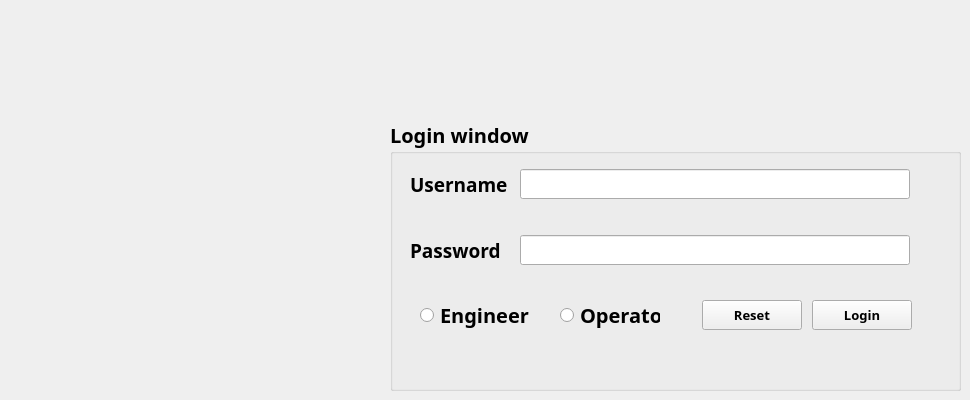
     <widget class="QWidget" name="Login">
      <attribute name="title">
       <string>Login</string>
      </attribute>
      <widget class="QGroupBox" name="loginpane">
       <property name="geometry">
        <rect>
         <x>390</x>
         <y>120</y>
         <width>571</width>
         <height>271</height>
        </rect>
       </property>
       <property name="font">
        <font>
         <family>Bahnschrift SemiCondensed</family>
         <pointsize>15</pointsize>
         <weight>75</weight>
         <bold>true</bold>
         <strikeout>false</strikeout>
        </font>
       </property>
       <property name="title">
        <string>Login window</string>
       </property>
       <widget class="QLabel" name="label_2">
        <property name="geometry">
         <rect>
          <x>20</x>
          <y>44</y>
          <width>211</width>
          <height>41</height>
         </rect>
        </property>
        <property name="font">
         <font>
          <family>Bahnschrift SemiCondensed</family>
          <pointsize>14</pointsize>
          <weight>75</weight>
          <bold>true</bold>
          <strikeout>false</strikeout>
         </font>
        </property>
        <property name="text">
         <string>Username</string>
        </property>
       </widget>
       <widget class="QLineEdit" name="username_in">
        <property name="geometry">
         <rect>
          <x>130</x>
          <y>49</y>
          <width>390</width>
          <height>30</height>
         </rect>
        </property>
        <property name="font">
         <font>
          <family>Bahnschrift SemiCondensed</family>
          <pointsize>14</pointsize>
          <weight>50</weight>
          <bold>false</bold>
          <strikeout>false</strikeout>
         </font>
        </property>
        <property name="text">
         <string/>
        </property>
       </widget>
       <widget class="QLabel" name="label_3">
        <property name="geometry">
         <rect>
          <x>20</x>
          <y>110</y>
          <width>211</width>
          <height>41</height>
         </rect>
        </property>
        <property name="font">
         <font>
          <family>Bahnschrift SemiCondensed</family>
          <pointsize>14</pointsize>
          <weight>75</weight>
          <bold>true</bold>
          <strikeout>false</strikeout>
         </font>
        </property>
        <property name="text">
         <string>Password</string>
        </property>
       </widget>
       <widget class="QLineEdit" name="password_in">
        <property name="geometry">
         <rect>
          <x>130</x>
          <y>115</y>
          <width>390</width>
          <height>30</height>
         </rect>
        </property>
        <property name="font">
         <font>
          <family>Bahnschrift SemiCondensed</family>
          <pointsize>14</pointsize>
          <weight>50</weight>
          <bold>false</bold>
          <strikeout>false</strikeout>
         </font>
        </property>
        <property name="text">
         <string/>
        </property>
        <property name="echoMode">
         <enum>QLineEdit::Password</enum>
        </property>
       </widget>
       <widget class="QPushButton" name="prodloginButton">
        <property name="geometry">
         <rect>
          <x>422</x>
          <y>180</y>
          <width>100</width>
          <height>30</height>
         </rect>
        </property>
        <property name="font">
         <font>
          <family>Bahnschrift SemiCondensed</family>
          <pointsize>10</pointsize>
          <weight>75</weight>
          <bold>true</bold>
          <strikeout>false</strikeout>
         </font>
        </property>
        <property name="text">
         <string>Login</string>
        </property>
       </widget>
       <widget class="QPushButton" name="prodresetButton">
        <property name="geometry">
         <rect>
          <x>312</x>
          <y>180</y>
          <width>100</width>
          <height>30</height>
         </rect>
        </property>
        <property name="font">
         <font>
          <family>Bahnschrift SemiCondensed</family>
          <pointsize>10</pointsize>
          <weight>75</weight>
          <bold>true</bold>
          <strikeout>false</strikeout>
         </font>
        </property>
        <property name="text">
         <string>Reset</string>
        </property>
       </widget>
       <widget class="QLabel" name="login_resp">
        <property name="geometry">
         <rect>
          <x>20</x>
          <y>220</y>
          <width>500</width>
          <height>30</height>
         </rect>
        </property>
        <property name="text">
         <string/>
        </property>
       </widget>
       <widget class="QRadioButton" name="eng_mode">
        <property name="geometry">
         <rect>
          <x>30</x>
          <y>180</y>
          <width>131</width>
          <height>30</height>
         </rect>
        </property>
        <property name="text">
         <string>Engineer</string>
        </property>
       </widget>
       <widget class="QRadioButton" name="opp_mode">
        <property name="geometry">
         <rect>
          <x>170</x>
          <y>180</y>
          <width>100</width>
          <height>30</height>
         </rect>
        </property>
        <property name="text">
         <string>Operator</string>
        </property>
       </widget>
      </widget>
     </widget>
